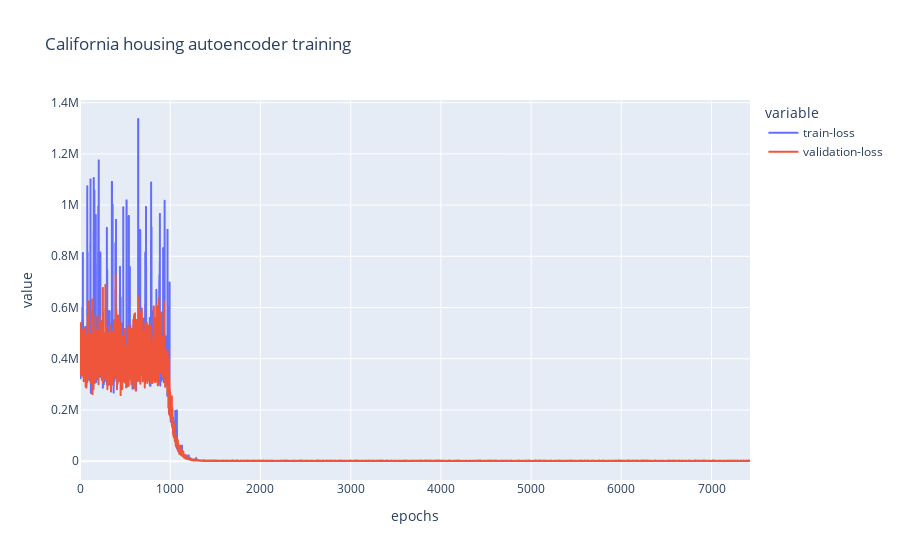

Notebook code cell kept with this figure:
### Code cell
autoencoder.adam().fit(
    X_train=X_train,
    Y_train=X_train,
    epochs=10_000,
    batch_size=256,
    X_val=X_val,
    Y_val=X_val,
    early_stop_count=1500,
    loss_criterion="MSELoss",
    verbose=True
).plot_loss("California housing autoencoder training")

### Figure 1 — Plotly figure (JSON) as saved in the notebook; plotly's stock layout.template omitted (floating-point values rounded to 4 significant figures; data arrays with more than 128 entries replaced by an {"elided": "..."} marker saying what was removed)
{"data": [{"hovertemplate": "variable=train-loss<br>epochs=%{x}<br>value=%{y}<extra></extra>", "legendgroup": "train-loss", "line": {"color": "#636efa", "dash": "solid"}, "marker": {"symbol": "circle"}, "mode": "lines", "name": "train-loss", "showlegend": true, "type": "scattergl", "x": {"elided": "7427 int values"}, "xaxis": "x", "y": {"elided": "7427 float values"}, "yaxis": "y"}, {"hovertemplate": "variable=validation-loss<br>epochs=%{x}<br>value=%{y}<extra></extra>", "legendgroup": "validation-loss", "line": {"color": "#EF553B", "dash": "solid"}, "marker": {"symbol": "circle"}, "mode": "lines", "name": "validation-loss", "showlegend": true, "type": "scattergl", "x": {"elided": "7427 int values"}, "xaxis": "x", "y": {"elided": "7427 float values"}, "yaxis": "y"}], "layout": {"legend": {"title": {"text": "variable"}, "tracegroupgap": 0}, "title": {"text": "California housing autoencoder training"}, "xaxis": {"anchor": "y", "domain": [0, 1], "title": {"text": "epochs"}}, "yaxis": {"anchor": "x", "domain": [0, 1], "title": {"text": "value"}}}}
